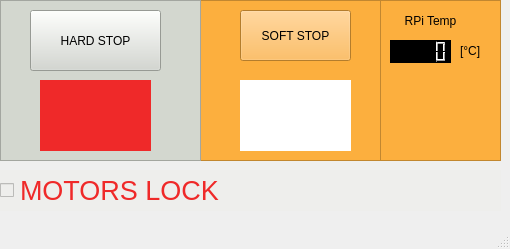
<?xml version="1.0" encoding="UTF-8"?>
<ui version="4.0">
 <class>safetyUi</class>
 <widget class="QMainWindow" name="safetyUi">
  <property name="geometry">
   <rect>
    <x>0</x>
    <y>0</y>
    <width>510</width>
    <height>249</height>
   </rect>
  </property>
  <property name="windowTitle">
   <string>Safety</string>
  </property>
  <property name="windowIcon">
   <iconset>
    <normaloff>safety_resources/images/SPlogo_130x90(1naklejka).png</normaloff>safety_resources/images/SPlogo_130x90(1naklejka).png</iconset>
  </property>
  <widget class="QWidget" name="centralwidget">
   <widget class="QFrame" name="frame">
    <property name="geometry">
     <rect>
      <x>200</x>
      <y>0</y>
      <width>181</width>
      <height>161</height>
     </rect>
    </property>
    <property name="styleSheet">
     <string notr="true">background-color: rgb(252, 175, 62);</string>
    </property>
    <property name="frameShape">
     <enum>QFrame::StyledPanel</enum>
    </property>
    <property name="frameShadow">
     <enum>QFrame::Raised</enum>
    </property>
    <widget class="QPushButton" name="softStopButton">
     <property name="geometry">
      <rect>
       <x>40</x>
       <y>10</y>
       <width>111</width>
       <height>51</height>
      </rect>
     </property>
     <property name="text">
      <string>SOFT STOP</string>
     </property>
    </widget>
    <widget class="QLabel" name="softStopLabel">
     <property name="geometry">
      <rect>
       <x>40</x>
       <y>80</y>
       <width>111</width>
       <height>71</height>
      </rect>
     </property>
     <property name="styleSheet">
      <string notr="true">background-color: rgb(255, 255, 255);
color: rgb(239, 41, 41);</string>
     </property>
     <property name="text">
      <string/>
     </property>
     <property name="pixmap">
      <pixmap>safety_resources/images/circle_green.svg</pixmap>
     </property>
     <property name="alignment">
      <set>Qt::AlignCenter</set>
     </property>
    </widget>
   </widget>
   <widget class="QFrame" name="frame_2">
    <property name="geometry">
     <rect>
      <x>0</x>
      <y>0</y>
      <width>201</width>
      <height>161</height>
     </rect>
    </property>
    <property name="styleSheet">
     <string notr="true">background-color: rgb(211, 215, 207);</string>
    </property>
    <property name="frameShape">
     <enum>QFrame::StyledPanel</enum>
    </property>
    <property name="frameShadow">
     <enum>QFrame::Raised</enum>
    </property>
    <widget class="QLabel" name="hardStopLabel">
     <property name="geometry">
      <rect>
       <x>40</x>
       <y>80</y>
       <width>111</width>
       <height>71</height>
      </rect>
     </property>
     <property name="styleSheet">
      <string notr="true">background-color: rgb(239, 41, 41);
color: rgb(255, 255, 255);</string>
     </property>
     <property name="text">
      <string/>
     </property>
     <property name="pixmap">
      <pixmap>safety_resources/images/circle_green.svg</pixmap>
     </property>
     <property name="alignment">
      <set>Qt::AlignCenter</set>
     </property>
    </widget>
    <widget class="QPushButton" name="hardStopButton">
     <property name="geometry">
      <rect>
       <x>30</x>
       <y>10</y>
       <width>131</width>
       <height>61</height>
      </rect>
     </property>
     <property name="text">
      <string>HARD STOP</string>
     </property>
    </widget>
   </widget>
   <widget class="QFrame" name="frame_3">
    <property name="geometry">
     <rect>
      <x>380</x>
      <y>0</y>
      <width>121</width>
      <height>161</height>
     </rect>
    </property>
    <property name="styleSheet">
     <string notr="true">background-color: rgb(252, 175, 62);</string>
    </property>
    <property name="frameShape">
     <enum>QFrame::StyledPanel</enum>
    </property>
    <property name="frameShadow">
     <enum>QFrame::Raised</enum>
    </property>
    <widget class="QLabel" name="label_2">
     <property name="geometry">
      <rect>
       <x>10</x>
       <y>10</y>
       <width>81</width>
       <height>21</height>
      </rect>
     </property>
     <property name="text">
      <string>RPi Temp</string>
     </property>
     <property name="alignment">
      <set>Qt::AlignCenter</set>
     </property>
    </widget>
    <widget class="QLCDNumber" name="rpiTemperatureDisplay">
     <property name="geometry">
      <rect>
       <x>10</x>
       <y>40</y>
       <width>61</width>
       <height>23</height>
      </rect>
     </property>
     <property name="styleSheet">
      <string notr="true">background-color: rgb(0, 0, 0);
color: rgb(52, 101, 164);</string>
     </property>
    </widget>
    <widget class="QLabel" name="label">
     <property name="geometry">
      <rect>
       <x>80</x>
       <y>40</y>
       <width>31</width>
       <height>21</height>
      </rect>
     </property>
     <property name="text">
      <string>[°C]</string>
     </property>
    </widget>
    <widget class="QLabel" name="rpiTemperature">
     <property name="geometry">
      <rect>
       <x>30</x>
       <y>80</y>
       <width>61</width>
       <height>61</height>
      </rect>
     </property>
     <property name="styleSheet">
      <string notr="true"/>
     </property>
     <property name="frameShape">
      <enum>QFrame::NoFrame</enum>
     </property>
     <property name="text">
      <string/>
     </property>
     <property name="pixmap">
      <pixmap>safety_resources/images/circle_green.svg</pixmap>
     </property>
     <property name="scaledContents">
      <bool>true</bool>
     </property>
     <property name="alignment">
      <set>Qt::AlignCenter</set>
     </property>
    </widget>
   </widget>
   <widget class="QCheckBox" name="motorsLockCheck">
    <property name="geometry">
     <rect>
      <x>0</x>
      <y>170</y>
      <width>501</width>
      <height>41</height>
     </rect>
    </property>
    <property name="font">
     <font>
      <pointsize>20</pointsize>
     </font>
    </property>
    <property name="whatsThis">
     <string>&lt;html&gt;&lt;head/&gt;&lt;body&gt;&lt;p&gt;XD &lt;/p&gt;&lt;/body&gt;&lt;/html&gt;</string>
    </property>
    <property name="layoutDirection">
     <enum>Qt::LeftToRight</enum>
    </property>
    <property name="styleSheet">
     <string notr="true">background-color: rgb(238, 238, 236);
border-color: rgb(0, 0, 0);
color: rgb(239, 41, 41);</string>
    </property>
    <property name="text">
     <string>MOTORS LOCK</string>
    </property>
    <property name="iconSize">
     <size>
      <width>20</width>
      <height>20</height>
     </size>
    </property>
    <property name="shortcut">
     <string>Return</string>
    </property>
   </widget>
  </widget>
  <widget class="QMenuBar" name="menubar">
   <property name="geometry">
    <rect>
     <x>0</x>
     <y>0</y>
     <width>510</width>
     <height>22</height>
    </rect>
   </property>
  </widget>
  <widget class="QStatusBar" name="statusbar"/>
 </widget>
 <resources/>
 <connections/>
</ui>
